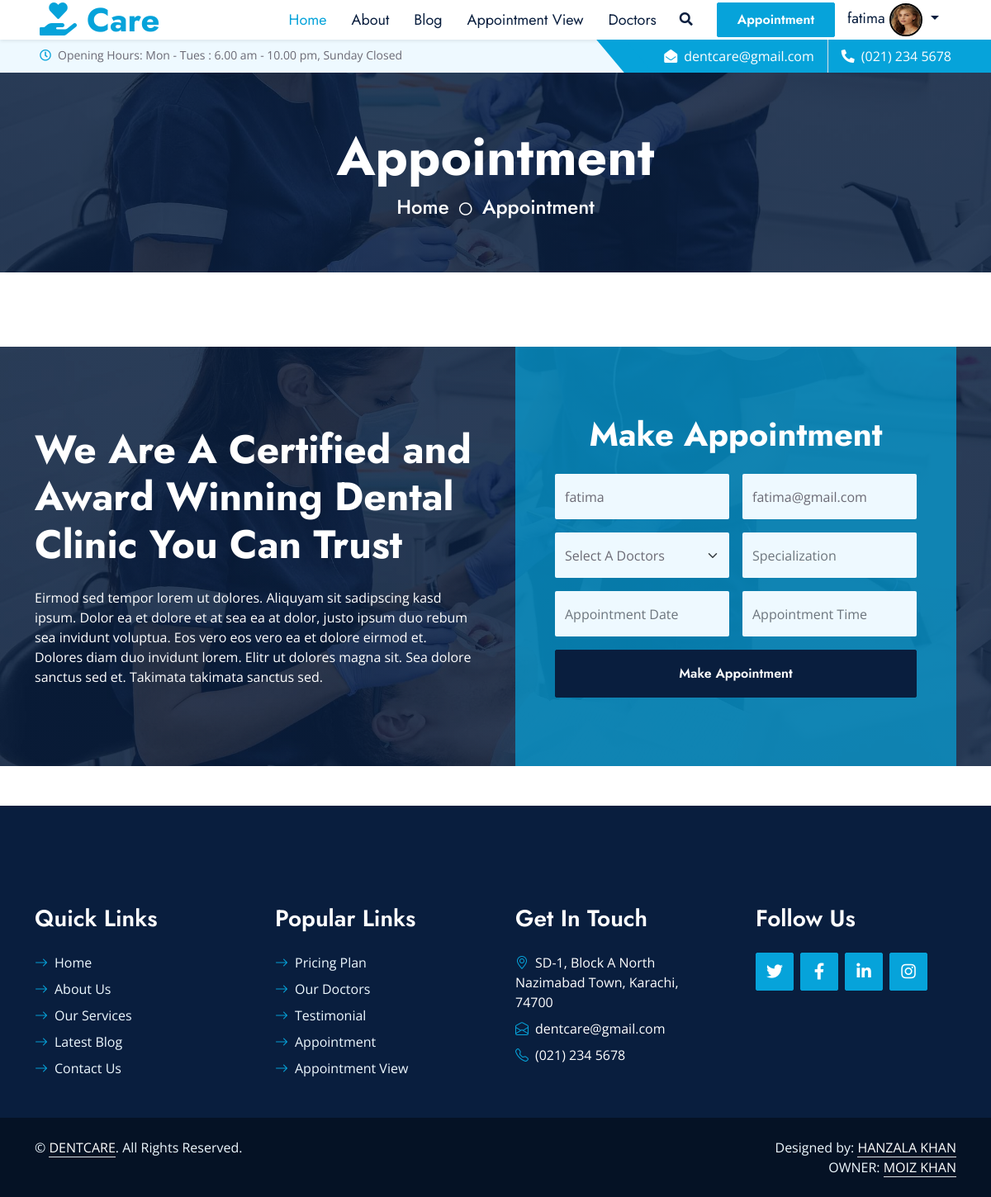
The page /appointment.php (signed in) on the database its author committed.
### tables this page shows
CREATE TABLE `patient` (
  `id` int(11) NOT NULL,
  `name` varchar(255) NOT NULL,
  `email` varchar(255) NOT NULL,
  `password` varchar(255) NOT NULL,
  `phone` text NOT NULL,
  `PImage` varchar(255) NOT NULL,
  `pstatus` tinyint(4) NOT NULL DEFAULT 1
);

### appointment.php (the view, shortened to what this page needs)
<?php
include('includes/navebar.php');
include('includes/config.php');
?>
<div class="container-fluid bg-primary py-5 hero-header mb-5">
    <div class="row py-3">
        <div class="col-12 text-center">
            <h1 class="display-3 text-white animated zoomIn">Appointment</h1>
            <a href="" class="h4 text-white">Home</a>
            <i class="far fa-circle text-white px-2"></i>
            <a href="" class="h4 text-white">Appointment</a>
        </div>
    </div>
</div>
<div class="container-fluid bg-primary bg-appointment mb-5 wow fadeInUp" data-wow-delay="0.1s"
    style="margin-top: 90px;">
    <div class="container">
        <div class="row gx-5">
            <div class="col-lg-6 py-5">
                <div class="py-5">
                    <h1 class="display-5 text-white mb-4">We Are A Certified and Award Winning Dental Clinic You Can
                        Trust</h1>
                    <p class="text-white mb-0">Eirmod sed tempor lorem ut dolores. Aliquyam sit sadipscing kasd ipsum.
                        Dolor ea et dolore et at sea ea at dolor, justo ipsum duo rebum sea invidunt voluptua. Eos vero
                        eos vero ea et dolore eirmod et. Dolores diam duo invidunt lorem. Elitr ut dolores magna sit.
                        Sea dolore sanctus sed et. Takimata takimata sanctus sed.</p>
                </div>
            </div>
            <div class="col-lg-6">
                <div class="appointment-form h-100 d-flex flex-column justify-content-center text-center p-5 wow zoomIn"
                    data-wow-delay="0.6s">
                    <h1 class="text-white mb-4">Make Appointment</h1>
                    <form method="post" action="appointment.php" class="form-group">
                        <div class="row g-3">
                            <?php
                            $useremail = $_SESSION['useremail'];
                            $fetch3 = "SELECT * FROM `patient` WHERE `email` = '$useremail'";
                            $query = mysqli_query($connection, $fetch3);
                            if (mysqli_num_rows($query) > 0) {
                                while ($row2 = mysqli_fetch_assoc($query)) {
                                    ?>
                                    <div class="col-12 col-sm-6">
                                        <input type="text" name="pname" class="form-control bg-light border-0"
                                            placeholder="Your Name" value="<?php echo $row2['name'] ?>" style="height: 55px;">
                                    </div>
                                    <div class="col-12 col-sm-6">
                                        <input type="email" name="pemail" class="form-control bg-light border-0"
                                            placeholder="Your Email" selected value="<?php echo $row2['email'] ?>"
                                            style="height: 55px;">
                                    </div>
                                    <div class="col-12 col-sm-6">
                                        <select name="pdoctor" id="doctorSelect" class="form-select bg-light border-0"
                                            style="height: 55px;">
                                            <option selected>Select A Doctors</option>
                                        </select>
                                    </div>
                                    <div class="col-12 col-sm-6">
                                        <div>
                                            <input type="text" id="specialization" name="pspecialization"
                                                class="form-control bg-light border-0" placeholder="Specialization"
                                                style="height: 55px;">
                                        </div>
                                    </div>
                                    <div class="col-12 col-sm-6">
                                        <div class="date">
                                            <input type="text" id="days" name="pday" class="form-control bg-light border-0"
                                                placeholder="Appointment Date" style="height: 55px;">
                                        </div>
                                    </div>
                                    <div class="col-12 col-sm-6">
                                        <div class="time">
                                            <input type="text" id="timing" name="ptime" class="form-control bg-light border-0"
                                                placeholder="Appointment Time" style="height: 55px;">
                                        </div>
                                    </div>
                                    <div class="col-12">
                                        <button class="btn btn-dark w-100 py-3" name="submit" type="submit">Make
                                            Appointment</button>
                                    </div>
                                    <?php
                                }
                            } ?>
                        </div>
                    </form>
                </div>
            </div>
        </div>
    </div>
</div>
<?php
include('includes/footer.php');
?>
</body>
</html>

### Includes/navebar.php (shortened to what this page needs)
<!DOCTYPE html>
<html lang="en">
<head>
    <link href="https://cdnjs.cloudflare.com/ajax/libs/font-awesome/5.10.0/css/all.min.css" rel="stylesheet">
    <link href="https://cdn.jsdelivr.net/npm/bootstrap-icons@1.4.1/font/bootstrap-icons.css" rel="stylesheet">
    <link href="assets/lib/owlcarousel/assets/owl.carousel.min.css" rel="stylesheet">
    <link href="assets/lib/animate/animate.min.css" rel="stylesheet">
    <link href="assets/lib/tempusdominus/css/tempusdominus-bootstrap-4.min.css" rel="stylesheet" />
    <link href="assets/lib/twentytwenty/twentytwenty.css" rel="stylesheet" />
    <link href="assets/css/bootstrap.min.css" rel="stylesheet">
    <link href="assets/css/style.css" rel="stylesheet">
</head>
<body>
    <nav class="navbar navbar-expand-lg bg-white navbar-light shadow-sm px-5 py-3 py-lg-0">
        <a href="index.php" class="navbar-brand p-0">
            <h1 class="m-0 text-primary"><i class="fas fa-hand-holding-heart" style="color: #06A3DA;"></i> Care</h1>
        </a>
        <div class="collapse navbar-collapse" id="navbarCollapse">
            <div class="navbar-nav ms-auto py-0">
                <a href="index.php" class="nav-item nav-link active">Home</a>
                <a href="about.php" class="nav-item nav-link">About</a>
                <a href="blog.php" class="nav-item nav-link">Blog</a>
                <a href="appointmentview.php" class="nav-item nav-link">Appointment View</a>
                <a href="doctors.php" class="nav-item nav-link">Doctors</a>
            </div>
            <button type="button" class="btn text-dark" data-bs-toggle="modal" data-bs-target="#searchModal"><i
                    class="fa fa-search"></i></button>
            <a href="appointment.php" class="btn btn-primary py-2 px-4 ms-3">Appointment</a>
        </div>
        <?php
        require("includes/config.php");
        $username = $_SESSION["useremail"];
        $query = "SELECT * FROM `Patient` WHERE `email` = '$username'";
        $result = mysqli_query($connection, $query);
        $result1 = mysqli_fetch_assoc($result);
        ?>
        <div class="navbar-nav">
            <li class=" dropdown">
                <a href="#" class="nav-link dropdown-toggle" data-toggle="dropdown">
                    <span>
                        <?php echo $result1['name']; ?>
                    </span>
                    <img src="<?php echo 'userimg/' . $result1['PImage'] ?>" alt="profile Image" height="40px"
                        width="40px" style="border-radius: 50%; border: 2px solid black;">
                </a>
            </li>
        </div>
    </nav>
    <div class="container-fluid bg-light ps-5 pe-0 d-none d-lg-block">
        <div class="row gx-0">
            <div class="col-md-6 text-center text-lg-start mb-2 mb-lg-0">
                <div class="d-inline-flex align-items-center">
                    <small class="py-2"><i class="far fa-clock text-primary me-2"></i>Opening Hours: Mon - Tues : 6.00
                        am - 10.00 pm, Sunday Closed </small>
                </div>
            </div>
            <div class="col-md-6 text-center text-lg-end">
                <div class="position-relative d-inline-flex align-items-center bg-primary text-white top-shape px-5">
                    <div class="me-3 pe-3 border-end py-2">
                        <p class="m-0"><i class="fa fa-envelope-open me-2"></i>dentcare@gmail.com</p>
                    </div>
                    <div class="py-2">
                        <p class="m-0"><i class="fa fa-phone-alt me-2"></i>(021) 234 5678</p>
                    </div>
                </div>
            </div>
        </div>
    </div>

### assets/css/style.css (style rules this page uses)
:root { --primary: #06A3DA; --secondary: #F57E57; --light: #EEF9FF; --dark: #091E3E; }
h1, h2, .font-weight-bold { font-weight: 700 !important; }
.btn { font-family: 'Jost', sans-serif; font-weight: 600; transition: .5s; }
.btn-primary, .btn-secondary { color: #FFFFFF; }
.top-shape::before { position: absolute; content: ""; width: 35px; height: 100%; top: 0; left: -17px; background: var(--primary); transform: skew(40deg); }
.navbar-light .navbar-nav .nav-link { font-family: 'Jost', sans-serif; padding: 1px 15px; font-size: 18px; color: var(--dark); outline: none; transition: .5s; }
.navbar-light .navbar-nav .nav-link:hover, .navbar-light .navbar-nav .nav-link.active { color: var(--primary); }
.hero-header { background: linear-gradient(rgba(9, 30, 62, .85), rgba(9, 30, 62, .85)), url(../img/carousel-1.jpg) center center no-repeat; background-size: cover; }
.bg-appointment { background: linear-gradient(rgba(9, 30, 62, .85), rgba(9, 30, 62, .85)), url(../img/carousel-1.jpg) center center no-repeat; background-size: cover; }
.appointment-form { background: rgba(6, 163, 218, .7); }

### Includes/navebar.php (style rules this page uses)
form { width: 100%; flex-direction: row; align-items: center; justify-content: space-between; }

### rows shown on the page
patient: name "fatima", PImage (picture), pname "fatima", pemail "fatima@gmail.com"
